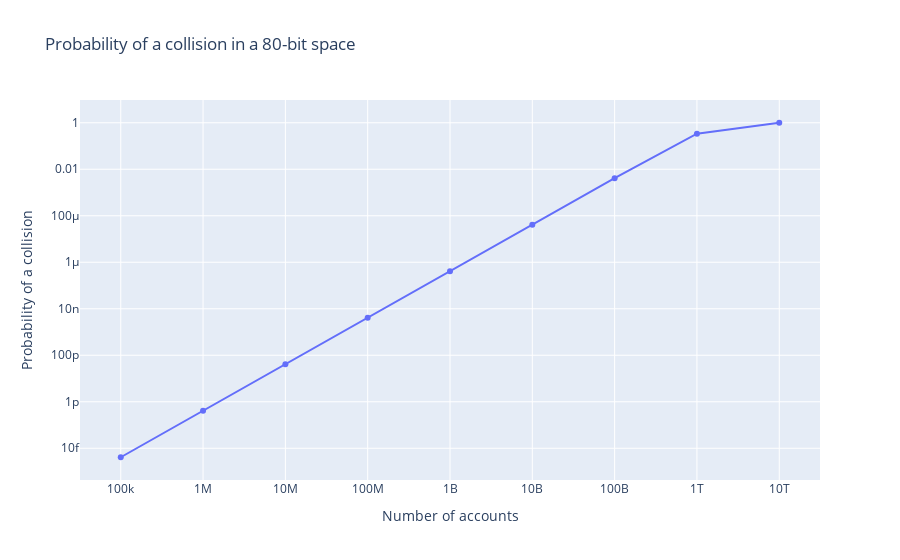

Here is the notebook cell this chart was saved with:
### Code cell
num_accounts = [10**i for i in range(5, 14)]
proba = [proba_approx(n, total) for n in num_accounts]

# plot the results in log log scale
fig = go.Figure()

fig.add_trace(go.Scatter(x=num_accounts, y=proba, mode='lines+markers'))

fig.update_layout(
    title="Probability of a collision in a 80-bit space",
    xaxis_title="Number of accounts",
    yaxis_title="Probability of a collision",
    xaxis_type="log",
    yaxis_type="log"
)

fig.show()

### Figure 1 — Plotly figure (JSON) as saved in the notebook; plotly's stock layout.template omitted (floating-point values rounded to 4 significant figures)
{"data": [{"mode": "lines+markers", "type": "scatter", "x": [100000, 1000000, 10000000, 100000000, 1000000000, 10000000000, 100000000000, 1000000000000, 10000000000000], "y": [4.108e-15, 4.136e-13, 4.136e-11, 4.136e-09, 4.136e-07, 4.136e-05, 0.004127, 0.3387, 1]}], "layout": {"title": {"text": "Probability of a collision in a 80-bit space"}, "xaxis": {"title": {"text": "Number of accounts"}, "type": "log"}, "yaxis": {"title": {"text": "Probability of a collision"}, "type": "log"}}}
